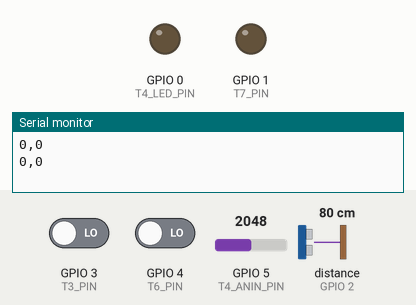
Simulated run of this sketch. Board: ESP32. On the bench: output pins drawn as LEDs (lit = HIGH), the last lines printed to the serial monitor. The test bench sets the inputs (shaded band); at power-on: GPIO 5 (T4_ANIN_PIN) = 2048, GPIO 4 (T6_PIN) LOW, GPIO 3 (T3_PIN) LOW, distance to the obstacle (sensor on GPIO 2) 80 cm. The echo pulse lasts 58.3 µs per cm; pins used as bus, display or sensor lines are not drawn.

Above: at 1.8 s.
1.9 s: GPIO 5 (T4_ANIN_PIN) set to 2094
At 4.2 s:
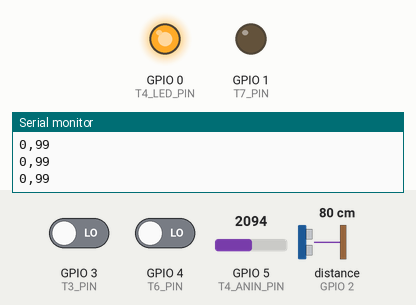
4.5 s: GPIO 4 (T6_PIN) driven HIGH
At 5.6 s:
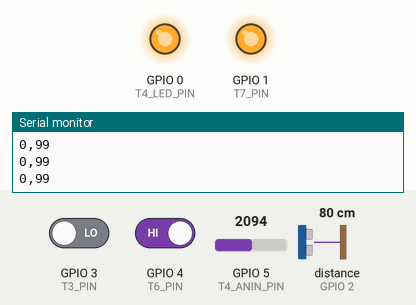
6.5 s: GPIO 5 (T4_ANIN_PIN) set to 2047
At 9.5 s:
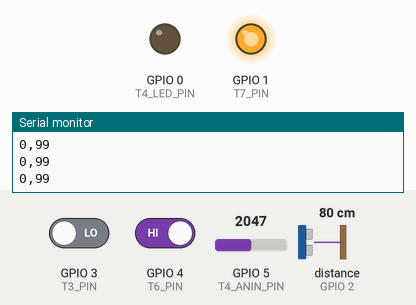
10.6 s: GPIO 5 (T4_ANIN_PIN) set to 2866
At 11.1 s:
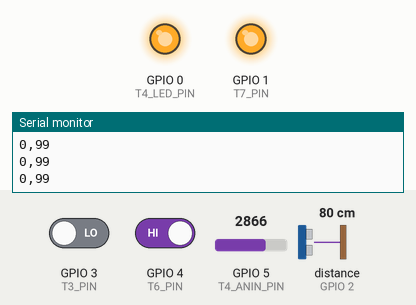
12.1 s: GPIO 5 (T4_ANIN_PIN) set to 2008
At 14.6 s:
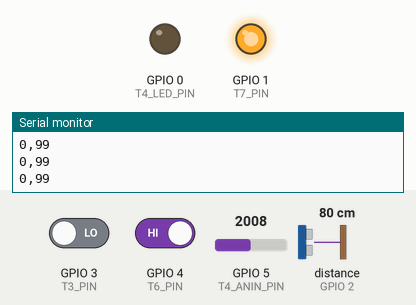
Timing chart, 0 to 16.1 s (numbered marks = the images above; inputs shaded):
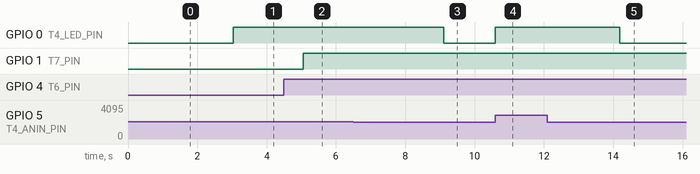

The sketch:

assignment3.ino
```cpp
#ifndef __FREERTOS_H__
#define __FREERTOS_H__
 // Pin numbers
#define T1_PIN        10  // Task 1 output signal pin
#define T2_PIN        2   // Task 2 input measure signal pin
#define T3_PIN        3   // Task 3 input measure signal pin
#define T4_ANIN_PIN   5   // Task 4 analogue input pin
#define T4_LED_PIN    0   // Task 4 LED output pin
#define T6_PIN        4   // Task 6 push button input pin
#define T7_PIN        1   // Task 7 LED output pin
 // Task periods (ms)
#define TASK1_P       4
#define TASK2_P       20
#define TASK3_P       8
#define TASK4_P       20
#define TASK5_P       100
#define TASK6_P       10
#define TASK7_P       8
// Task parameters
#define BAUD_RATE       9600  // Baud rate
#define TASK2_TIMEOUT   3100  // Timeout for pulseIn = worst case in us
#define TASK2_MINFREQ   333   // Task 2 minimum frequency of waveform in Hz
#define TASK2_MAXFREQ   1000  // Task 2 maximum frequency of waveform in Hz

#define TASK3_TIMEOUT   2100  // Timeout for pulseIn = worst case in us
#define TASK3_MINFREQ   500   // Task 3 minimum frequency of waveform in Hz
#define TASK3_MAXFREQ   1000  // Task 3 maximum frequency of waveform in Hz
#define NUM_PARAMS      4     // Task 4 length of array for storing past measurements
#define TASK4_THRESH    2048  // Task 4 threshold for turning LED on
#define TASK5_MIN       0     // Task 5 lower bound of range
#define TASK5_MAX       99    // Task 5 upper bound of range
// Helpful typedefs
typedef unsigned char uint8;
typedef unsigned int uint16;
typedef unsigned long uint32;
// Data structure for holding task 2 & 3 frequencies
typedef struct Freqs {
    double freq_t2;
    double freq_t3;
} Freqs;
 // Funtion Prototypes
void task1(void *pvParameters);
void task2(void *pvParameters);
void task3(void *pvParameters);
void task4(void *pvParameters);
void task5(void *pvParameters);
void task6(void *pvParameters);
void task7(void *pvParameters);
 #endif  // __FREERTOS_H__

// Convert period in us to frequency in Hz
#define periodToFreq_us(T) (1 / (T / 1000000))
 // Convert freeRTOS ticks to real time in ms
#define waitTask(t) (vTaskDelay(t / portTICK_PERIOD_MS))
 #if CONFIG_FREERTOS_UNICORE
#define ARDUINO_RUNNING_CORE 0
#else
#define ARDUINO_RUNNING_CORE 1
#endif
 // Data structure & semaphore for storing task 2 & 3 frequencies
Freqs freqs;
SemaphoreHandle_t freqSem;
 QueueHandle_t btnQueue;
 uint16 anIn[NUM_PARAMS];  // Array for storing previous analogue measurements
uint8 currInd;            // Current index to overwrite in anIn[]
 void setup() {
  Serial.begin(BAUD_RATE);
   // Define pin inputs/outputs
  pinMode(T1_PIN, OUTPUT);
  pinMode(T2_PIN, INPUT);
  pinMode(T3_PIN, INPUT);
  pinMode(T4_ANIN_PIN, INPUT);
  pinMode(T4_LED_PIN, OUTPUT);
  pinMode(T6_PIN, INPUT);
  pinMode(T7_PIN, OUTPUT);
   // Initialise task 4 analogue input array with 0's
  currInd = 0;
  for (uint8 i = 0; i < NUM_PARAMS; i++) {
    anIn[i] = 0;
  }
   // Initialise task 2 & 3 frequencies to 0
  freqs.freq_t2 = 0;
  freqs.freq_t3 = 0;
   freqSem = xSemaphoreCreateMutex();
  btnQueue = xQueueCreate(1, sizeof(uint8));
   xTaskCreate(task1,"task1", 512,(void*) 1, 3, NULL);
   xTaskCreate(task2,"task2",512,(void*) 1, 2, NULL);
   xTaskCreate(task3,"task3",512,(void*) 1,3, NULL);
   xTaskCreate(task4,"task4",512,(void*) 1, 2, NULL);
   xTaskCreate(task5,"task5",512,(void*) 1,1, NULL);
   xTaskCreate(task6, "task6",512,(void*) 1,1, NULL);
   xTaskCreate(task7,"task7",512,(void*) 1,1, NULL);
}
 // Period = 4ms / Rate = 250Hz
void task1(void *pvParameters) {
  (void) pvParameters;
   for (;;) {
    // Generate waveform
    digitalWrite(T1_PIN, HIGH);
    delayMicroseconds(200);
    digitalWrite(T1_PIN, LOW);
    delayMicroseconds(50);
    digitalWrite(T1_PIN, HIGH);
    delayMicroseconds(30);
    digitalWrite(T1_PIN, LOW);
     waitTask(TASK1_P);
  }
}
// Period = 20ms / Rate = 50Hz
void task2(void *pvParameters) {
  (void) pvParameters;

  for (;;) {
    // Measure period when signal is HIGH
    // Multiply by 2 because 50% duty cycle
    double period = (double) pulseIn(T2_PIN, HIGH) * 2;
    double freqT2 = periodToFreq_us(period); // Convert to frequency using T = 1/f
     if(xSemaphoreTake(freqSem, portMAX_DELAY) == pdTRUE) {
      freqs.freq_t2 = freqT2;
      xSemaphoreGive(freqSem);
    }

    waitTask(TASK2_P);
  }
}
// Period = 8ms / Rate = 125Hz
void task3(void *pvParameters) {
  (void) pvParameters;

  for (;;) {
    // Measure period when signal is HIGH
    // Multiply by 2 because 50% duty cycle
    double period = (double) pulseIn(T3_PIN, HIGH) * 2;
    double freqT3 = periodToFreq_us(period); // Convert to frequency using T = 1/f

    if(xSemaphoreTake(freqSem, portMAX_DELAY) == pdTRUE) {
      freqs.freq_t3 = freqT3;
      xSemaphoreGive(freqSem);
    }

    waitTask(TASK3_P);
  }
}

// Period = 20ms / Rate = 50Hz
void task4(void *pvParameters) {
  (void) pvParameters;

  for (;;) {
    // Read analogue signal and increment index for next reading
    // Analogue signal converted to 12 bit integer
    anIn[currInd] = analogRead(T4_ANIN_PIN);
    currInd = (currInd + 1) % NUM_PARAMS;

    // Sum array and divide to get average
    double filtAnIn = 0;
    for (uint8 i = 0; i < NUM_PARAMS; i++) {
      filtAnIn += anIn[i];
    }
    filtAnIn /= NUM_PARAMS;

    // Turn on LED if average is above half maximium of 12 bit integer (4096 / 2 = THRESH)
    digitalWrite(T4_LED_PIN, (filtAnIn > TASK4_THRESH));

    waitTask(TASK4_P);
  }
}

// Period = 100ms / Rate = 10Hz
void task5(void *pvParameters) {
  (void) pvParameters;

  for (;;) {
    if(xSemaphoreTake(freqSem, portMAX_DELAY) == pdTRUE) {
      // Map frequencies from 333Hz & 500Hz - 1000Hz to 0 - 99
      // Constrain to 0 - 99 as map() only creates gradient
      int normFreqT2 = map(freqs.freq_t2, TASK2_MINFREQ, TASK2_MAXFREQ, TASK5_MIN, TASK5_MAX);
      normFreqT2 = constrain(normFreqT2, TASK5_MIN, TASK5_MAX);
      int normFreqT3 = map(freqs.freq_t3, TASK3_MINFREQ, TASK3_MAXFREQ, TASK5_MIN, TASK5_MAX);
      normFreqT3 = constrain(normFreqT3, TASK5_MIN, TASK5_MAX);

      // Print to serial monitor
      Serial.print(normFreqT2);
      Serial.print(",");
      Serial.println(normFreqT3);

      xSemaphoreGive(freqSem);
    }

    waitTask(TASK5_P);
  }
}

// Period = 10ms / Rate = 100Hz
void task6(void *pvParameters) {
  (void) pvParameters;

  for (;;) {
    uint8 btn = digitalRead(T6_PIN);
    xQueueSend(btnQueue, &btn, 10);

    waitTask(TASK6_P);
  }
}

// Period = 8ms / Rate = 125Hz
void task7(void *pvParameters) {
  (void) pvParameters;

  for (;;) {
    uint8 btn = 0;
    if(xQueueReceive(btnQueue, &btn, 10) == pdPASS) {
      digitalWrite(T7_PIN, btn);
    }
     waitTask(TASK7_P);
  }
}
 void loop() {}
```

Measured:
- the behaviour switches between 2048 and 2049 on GPIO 5 (T4_ANIN_PIN) (found by bisection; images 0 and 1)
- after the input at 1.9 s, GPIO 0 (T4_LED_PIN): LOW → HIGH after 1.1 s
- after the input at 4.5 s, GPIO 1 (T7_PIN): LOW → HIGH after 0.56 s
- after the input at 6.5 s, GPIO 0 (T4_LED_PIN): HIGH → LOW after 2.6 s
- after the input at 10.6 s, GPIO 0 (T4_LED_PIN): LOW → HIGH at once
- after the input at 12.1 s, GPIO 0 (T4_LED_PIN): HIGH → LOW after 2.1 s
